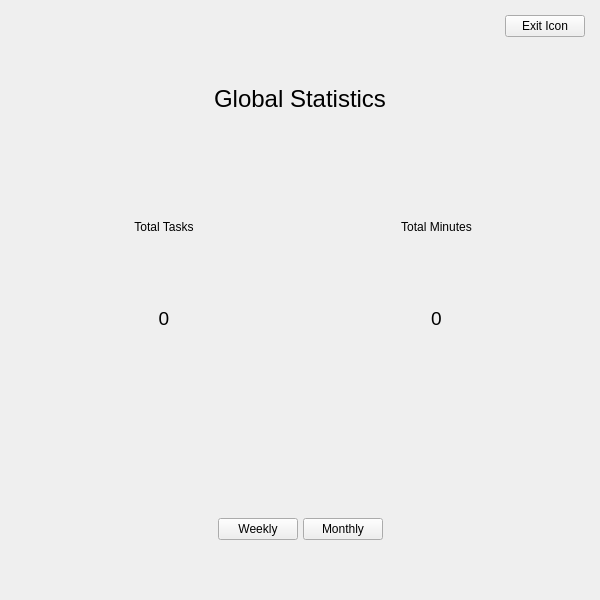
<?xml version="1.0" encoding="UTF-8"?>
<ui version="4.0">
 <class>PomopeakStats</class>
 <widget class="QWidget" name="PomopeakStats">
  <property name="geometry">
   <rect>
    <x>0</x>
    <y>0</y>
    <width>600</width>
    <height>600</height>
   </rect>
  </property>
  <property name="windowTitle">
   <string>Form</string>
  </property>
  <layout class="QVBoxLayout" name="verticalLayout_2" stretch="0,1,2,1,2,0">
   <property name="spacing">
    <number>5</number>
   </property>
   <property name="leftMargin">
    <number>15</number>
   </property>
   <property name="topMargin">
    <number>15</number>
   </property>
   <property name="rightMargin">
    <number>15</number>
   </property>
   <property name="bottomMargin">
    <number>15</number>
   </property>
   <item>
    <layout class="QHBoxLayout" name="horizontalLayout">
     <item>
      <spacer name="horizontalSpacer_3">
       <property name="orientation">
        <enum>Qt::Horizontal</enum>
       </property>
       <property name="sizeHint" stdset="0">
        <size>
         <width>40</width>
         <height>20</height>
        </size>
       </property>
      </spacer>
     </item>
     <item>
      <widget class="QPushButton" name="exitButton">
       <property name="text">
        <string>Exit Icon</string>
       </property>
      </widget>
     </item>
    </layout>
   </item>
   <item>
    <widget class="QLabel" name="globalStats">
     <property name="font">
      <font>
       <pointsize>18</pointsize>
      </font>
     </property>
     <property name="text">
      <string>Global Statistics</string>
     </property>
     <property name="alignment">
      <set>Qt::AlignCenter</set>
     </property>
    </widget>
   </item>
   <item>
    <layout class="QHBoxLayout" name="globalStatsLayout">
     <property name="spacing">
      <number>5</number>
     </property>
     <property name="leftMargin">
      <number>15</number>
     </property>
     <property name="topMargin">
      <number>15</number>
     </property>
     <property name="rightMargin">
      <number>15</number>
     </property>
     <property name="bottomMargin">
      <number>15</number>
     </property>
     <item>
      <widget class="QWidget" name="totalTaskWidget" native="true">
       <layout class="QVBoxLayout" name="verticalLayout">
        <item>
         <widget class="QLabel" name="tasksTasksLabel">
          <property name="font">
           <font>
            <pointsize>9</pointsize>
           </font>
          </property>
          <property name="text">
           <string>Total Tasks</string>
          </property>
          <property name="alignment">
           <set>Qt::AlignCenter</set>
          </property>
         </widget>
        </item>
        <item>
         <widget class="QLabel" name="totalTasksValueLabel">
          <property name="font">
           <font>
            <pointsize>14</pointsize>
           </font>
          </property>
          <property name="text">
           <string>0</string>
          </property>
          <property name="alignment">
           <set>Qt::AlignCenter</set>
          </property>
         </widget>
        </item>
       </layout>
      </widget>
     </item>
     <item>
      <widget class="QWidget" name="totalMinutesWidget" native="true">
       <layout class="QVBoxLayout" name="verticalLayout_3">
        <item>
         <widget class="QLabel" name="totalMinutesLabel">
          <property name="text">
           <string>Total Minutes</string>
          </property>
          <property name="alignment">
           <set>Qt::AlignCenter</set>
          </property>
         </widget>
        </item>
        <item>
         <widget class="QLabel" name="totalMinutesValueLabel">
          <property name="font">
           <font>
            <pointsize>14</pointsize>
           </font>
          </property>
          <property name="text">
           <string>0</string>
          </property>
          <property name="alignment">
           <set>Qt::AlignCenter</set>
          </property>
         </widget>
        </item>
       </layout>
      </widget>
     </item>
    </layout>
   </item>
   <item>
    <spacer name="verticalSpacer">
     <property name="orientation">
      <enum>Qt::Vertical</enum>
     </property>
     <property name="sizeType">
      <enum>QSizePolicy::Expanding</enum>
     </property>
     <property name="sizeHint" stdset="0">
      <size>
       <width>20</width>
       <height>200</height>
      </size>
     </property>
    </spacer>
   </item>
   <item>
    <layout class="QHBoxLayout" name="timedStatsLayout">
     <property name="spacing">
      <number>5</number>
     </property>
     <property name="leftMargin">
      <number>15</number>
     </property>
     <property name="topMargin">
      <number>15</number>
     </property>
     <property name="rightMargin">
      <number>15</number>
     </property>
     <property name="bottomMargin">
      <number>15</number>
     </property>
     <item>
      <spacer name="horizontalSpacer">
       <property name="orientation">
        <enum>Qt::Horizontal</enum>
       </property>
       <property name="sizeHint" stdset="0">
        <size>
         <width>40</width>
         <height>20</height>
        </size>
       </property>
      </spacer>
     </item>
     <item>
      <widget class="QPushButton" name="pushButton">
       <property name="text">
        <string>Weekly</string>
       </property>
      </widget>
     </item>
     <item>
      <widget class="QPushButton" name="pushButton_2">
       <property name="text">
        <string>Monthly</string>
       </property>
      </widget>
     </item>
     <item>
      <spacer name="horizontalSpacer_2">
       <property name="orientation">
        <enum>Qt::Horizontal</enum>
       </property>
       <property name="sizeHint" stdset="0">
        <size>
         <width>40</width>
         <height>20</height>
        </size>
       </property>
      </spacer>
     </item>
    </layout>
   </item>
   <item>
    <layout class="QVBoxLayout" name="chartLayout">
     <property name="spacing">
      <number>5</number>
     </property>
     <property name="leftMargin">
      <number>15</number>
     </property>
     <property name="topMargin">
      <number>15</number>
     </property>
     <property name="rightMargin">
      <number>15</number>
     </property>
     <property name="bottomMargin">
      <number>15</number>
     </property>
    </layout>
   </item>
  </layout>
 </widget>
 <resources/>
 <connections/>
</ui>
